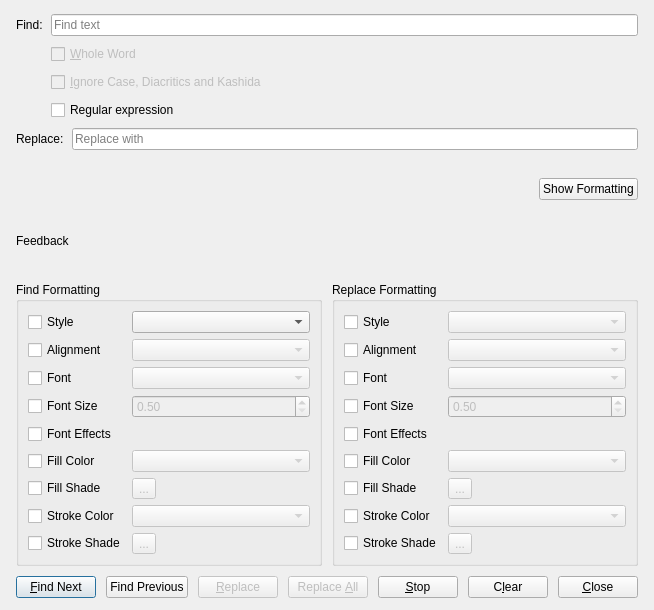
<?xml version="1.0" encoding="UTF-8"?>
<ui version="4.0">
 <class>SearchReplaceBase</class>
 <widget class="QDialog" name="SearchReplaceBase">
  <property name="windowModality">
   <enum>Qt::WindowModality::ApplicationModal</enum>
  </property>
  <property name="geometry">
   <rect>
    <x>0</x>
    <y>0</y>
    <width>620</width>
    <height>610</height>
   </rect>
  </property>
  <property name="sizePolicy">
   <sizepolicy hsizetype="Preferred" vsizetype="Preferred">
    <horstretch>0</horstretch>
    <verstretch>0</verstretch>
   </sizepolicy>
  </property>
  <property name="windowTitle">
   <string>Find &amp; Replace</string>
  </property>
  <property name="modal">
   <bool>true</bool>
  </property>
  <layout class="QVBoxLayout" name="verticalLayout">
   <property name="leftMargin">
    <number>16</number>
   </property>
   <property name="topMargin">
    <number>14</number>
   </property>
   <property name="rightMargin">
    <number>16</number>
   </property>
   <property name="bottomMargin">
    <number>12</number>
   </property>
   <property name="spacing">
    <number>10</number>
   </property>
   <item>
    <layout class="QVBoxLayout" name="searchReplaceLayout">
     <property name="spacing">
      <number>8</number>
     </property>
     <item>
      <layout class="QGridLayout" name="gridLayout_2">
       <item row="0" column="0">
        <widget class="QLabel" name="searchTextLabel">
         <property name="text">
          <string>Find:</string>
         </property>
        </widget>
       </item>
       <item row="0" column="1">
        <widget class="QLineEdit" name="searchTextValue">
         <property name="enabled">
          <bool>true</bool>
         </property>
         <property name="placeholderText">
          <string>Find text</string>
         </property>
         <property name="minimumSize">
          <size>
           <width>250</width>
           <height>0</height>
          </size>
         </property>
        </widget>
       </item>
       <item row="1" column="1">
        <widget class="QCheckBox" name="wholeWordsCheckBox">
         <property name="enabled">
          <bool>false</bool>
         </property>
         <property name="text">
          <string>&amp;Whole Word</string>
         </property>
        </widget>
       </item>
       <item row="2" column="1">
        <widget class="QCheckBox" name="ignoreCaseCheckBox">
         <property name="enabled">
          <bool>false</bool>
         </property>
         <property name="text">
          <string>&amp;Ignore Case, Diacritics and Kashida</string>
         </property>
        </widget>
       </item>
       <item row="3" column="1">
        <widget class="QCheckBox" name="regexCheckBox">
         <property name="text">
          <string>Regular expression</string>
         </property>
         <property name="toolTip">
          <string>Find and replace text using a regular expression.</string>
         </property>
        </widget>
       </item>
      </layout>
     </item>
     <item>
      <layout class="QGridLayout" name="gridLayout_4">
       <item row="0" column="0">
        <widget class="QLabel" name="replaceTextLabel">
         <property name="text">
          <string>Replace:</string>
         </property>
        </widget>
       </item>
       <item row="0" column="1">
        <widget class="QLineEdit" name="replaceTextValue">
         <property name="enabled">
          <bool>true</bool>
         </property>
         <property name="placeholderText">
          <string>Replace with</string>
         </property>
         <property name="minimumSize">
          <size>
           <width>250</width>
           <height>0</height>
          </size>
         </property>
        </widget>
       </item>
       <item row="2" column="1">
        <layout class="QHBoxLayout" name="horizontalLayout_2">
         <item>
          <spacer name="horizontalSpacer_2">
           <property name="orientation">
            <enum>Qt::Orientation::Horizontal</enum>
           </property>
           <property name="sizeHint" stdset="0">
            <size>
             <width>40</width>
             <height>20</height>
            </size>
           </property>
          </spacer>
         </item>
         <item>
          <widget class="QPushButton" name="collapseButton">
           <property name="text">
            <string>Show Formatting</string>
           </property>
          </widget>
         </item>
        </layout>
       </item>
       <item row="1" column="1">
        <spacer name="horizontalSpacer_3">
         <property name="orientation">
          <enum>Qt::Orientation::Horizontal</enum>
         </property>
         <property name="sizeHint" stdset="0">
          <size>
           <width>40</width>
           <height>20</height>
          </size>
         </property>
        </spacer>
       </item>
      </layout>
     </item>
    </layout>
   </item>
   <item>
    <widget class="QLabel" name="messageLabel">
     <property name="enabled">
      <bool>true</bool>
     </property>
     <property name="text">
      <string>Feedback</string>
     </property>
     <property name="statusMessage" stdset="0">
      <bool>true</bool>
     </property>
    </widget>
   </item>
   <item>
    <layout class="QHBoxLayout" name="horizontalLayout">
     <item>
      <widget class="QGroupBox" name="searchGroupBox">
       <property name="title">
        <string>Find Formatting</string>
       </property>
       <layout class="QGridLayout" name="gridLayout">
        <item row="11" column="1">
         <widget class="ColorCombo" name="searchStrokeColorComboBox">
          <property name="enabled">
           <bool>false</bool>
          </property>
         </widget>
        </item>
        <item row="5" column="1">
         <widget class="QComboBox" name="searchAlignmentComboBox">
          <property name="enabled">
           <bool>false</bool>
          </property>
         </widget>
        </item>
        <item row="11" column="0">
         <widget class="QCheckBox" name="searchStrokeColorCheckBox">
          <property name="text">
           <string>Stroke Color</string>
          </property>
         </widget>
        </item>
        <item row="10" column="1">
         <widget class="ShadeButton" name="searchFillShadeToolButton">
          <property name="enabled">
           <bool>false</bool>
          </property>
          <property name="text">
           <string>...</string>
          </property>
         </widget>
        </item>
        <item row="7" column="1">
         <widget class="ScrSpinBox" name="searchFontSizeSpinBox">
          <property name="enabled">
           <bool>false</bool>
          </property>
          <property name="minimum">
           <double>0.500000000000000</double>
          </property>
          <property name="maximum">
           <double>2048.000000000000000</double>
          </property>
         </widget>
        </item>
        <item row="5" column="0">
         <widget class="QCheckBox" name="searchAlignmentCheckBox">
          <property name="text">
           <string>Alignment</string>
          </property>
         </widget>
        </item>
        <item row="9" column="1">
         <widget class="ColorCombo" name="searchFillColorComboBox">
          <property name="enabled">
           <bool>false</bool>
          </property>
         </widget>
        </item>
        <item row="12" column="0">
         <widget class="QCheckBox" name="searchStrokeShadeCheckBox">
          <property name="text">
           <string>Stroke Shade</string>
          </property>
         </widget>
        </item>
        <item row="8" column="1">
         <widget class="StyleSelect" name="searchFontEffects" native="true">
          <property name="enabled">
           <bool>false</bool>
          </property>
         </widget>
        </item>
        <item row="7" column="0">
         <widget class="QCheckBox" name="searchFontSizeCheckBox">
          <property name="text">
           <string>Font Size</string>
          </property>
         </widget>
        </item>
        <item row="9" column="0">
         <widget class="QCheckBox" name="searchFillColorCheckBox">
          <property name="text">
           <string>Fill Color</string>
          </property>
         </widget>
        </item>
        <item row="6" column="0">
         <widget class="QCheckBox" name="searchFontCheckBox">
          <property name="text">
           <string>Font</string>
          </property>
         </widget>
        </item>
        <item row="8" column="0">
         <widget class="QCheckBox" name="searchFontEffectsCheckBox">
          <property name="text">
           <string>Font Effects</string>
          </property>
         </widget>
        </item>
        <item row="6" column="1">
         <widget class="FontCombo" name="searchFontComboBox">
          <property name="enabled">
           <bool>false</bool>
          </property>
         </widget>
        </item>
        <item row="12" column="1">
         <widget class="ShadeButton" name="searchStrokeShadeToolButton">
          <property name="enabled">
           <bool>false</bool>
          </property>
          <property name="text">
           <string>...</string>
          </property>
         </widget>
        </item>
        <item row="4" column="1">
         <widget class="QComboBox" name="searchStyleComboBox">
          <property name="sizePolicy">
           <sizepolicy hsizetype="Expanding" vsizetype="Fixed">
            <horstretch>0</horstretch>
            <verstretch>0</verstretch>
           </sizepolicy>
          </property>
         </widget>
        </item>
        <item row="10" column="0">
         <widget class="QCheckBox" name="searchFillShadeCheckBox">
          <property name="text">
           <string>Fill Shade</string>
          </property>
         </widget>
        </item>
        <item row="4" column="0">
         <widget class="QCheckBox" name="searchStyleCheckBox">
          <property name="text">
           <string>Style</string>
          </property>
         </widget>
        </item>
       </layout>
      </widget>
     </item>
     <item>
      <widget class="QGroupBox" name="replaceGroupBox">
       <property name="title">
        <string>Replace Formatting</string>
       </property>
       <layout class="QGridLayout" name="gridLayout_3">
        <item row="5" column="0">
         <widget class="QCheckBox" name="replaceFontEffectsCheckBox">
          <property name="text">
           <string>Font Effects</string>
          </property>
         </widget>
        </item>
        <item row="8" column="0">
         <widget class="QCheckBox" name="replaceStrokeColorCheckBox">
          <property name="text">
           <string>Stroke Color</string>
          </property>
         </widget>
        </item>
        <item row="1" column="0">
         <widget class="QCheckBox" name="replaceStyleCheckBox">
          <property name="text">
           <string>Style</string>
          </property>
         </widget>
        </item>
        <item row="2" column="0">
         <widget class="QCheckBox" name="replaceAlignmentCheckBox">
          <property name="text">
           <string>Alignment</string>
          </property>
         </widget>
        </item>
        <item row="6" column="0">
         <widget class="QCheckBox" name="replaceFillColorCheckBox">
          <property name="text">
           <string>Fill Color</string>
          </property>
         </widget>
        </item>
        <item row="3" column="0">
         <widget class="QCheckBox" name="replaceFontCheckBox">
          <property name="text">
           <string>Font</string>
          </property>
         </widget>
        </item>
        <item row="4" column="0">
         <widget class="QCheckBox" name="replaceFontSizeCheckBox">
          <property name="text">
           <string>Font Size</string>
          </property>
         </widget>
        </item>
        <item row="9" column="0">
         <widget class="QCheckBox" name="replaceStrokeShadeCheckBox">
          <property name="text">
           <string>Stroke Shade</string>
          </property>
         </widget>
        </item>
        <item row="7" column="0">
         <widget class="QCheckBox" name="replaceFillShadeCheckBox">
          <property name="text">
           <string>Fill Shade</string>
          </property>
         </widget>
        </item>
        <item row="1" column="1">
         <widget class="QComboBox" name="replaceStyleComboBox">
          <property name="enabled">
           <bool>false</bool>
          </property>
          <property name="sizePolicy">
           <sizepolicy hsizetype="Expanding" vsizetype="Fixed">
            <horstretch>0</horstretch>
            <verstretch>0</verstretch>
           </sizepolicy>
          </property>
         </widget>
        </item>
        <item row="5" column="1">
         <widget class="StyleSelect" name="replaceFontEffects" native="true">
          <property name="enabled">
           <bool>false</bool>
          </property>
         </widget>
        </item>
        <item row="4" column="1">
         <widget class="ScrSpinBox" name="replaceFontSizeSpinBox">
          <property name="enabled">
           <bool>false</bool>
          </property>
          <property name="minimum">
           <double>0.500000000000000</double>
          </property>
          <property name="maximum">
           <double>2048.000000000000000</double>
          </property>
         </widget>
        </item>
        <item row="3" column="1">
         <widget class="FontCombo" name="replaceFontComboBox">
          <property name="enabled">
           <bool>false</bool>
          </property>
         </widget>
        </item>
        <item row="2" column="1">
         <widget class="QComboBox" name="replaceAlignmentComboBox">
          <property name="enabled">
           <bool>false</bool>
          </property>
         </widget>
        </item>
        <item row="6" column="1">
         <widget class="ColorCombo" name="replaceFillColorComboBox">
          <property name="enabled">
           <bool>false</bool>
          </property>
         </widget>
        </item>
        <item row="7" column="1">
         <widget class="ShadeButton" name="replaceFillShadeToolButton">
          <property name="enabled">
           <bool>false</bool>
          </property>
          <property name="text">
           <string>...</string>
          </property>
         </widget>
        </item>
        <item row="8" column="1">
         <widget class="ColorCombo" name="replaceStrokeColorComboBox">
          <property name="enabled">
           <bool>false</bool>
          </property>
         </widget>
        </item>
        <item row="9" column="1">
         <widget class="ShadeButton" name="replaceStrokeShadeToolButton">
          <property name="enabled">
           <bool>false</bool>
          </property>
          <property name="text">
           <string>...</string>
          </property>
         </widget>
        </item>
       </layout>
      </widget>
     </item>
    </layout>
   </item>
   <item>
    <layout class="QHBoxLayout" name="horizontalLayout_3">
     <item>
      <widget class="QPushButton" name="searchButton">
       <property name="text">
        <string>&amp;Find Next</string>
       </property>
       <property name="default">
        <bool>true</bool>
       </property>
      </widget>
     </item>
     <item>
      <widget class="QPushButton" name="previousButton">
       <property name="text">
        <string>Find Previous</string>
       </property>
      </widget>
     </item>
     <item>
      <widget class="QPushButton" name="replaceButton">
       <property name="enabled">
        <bool>false</bool>
       </property>
       <property name="text">
        <string>&amp;Replace</string>
       </property>
      </widget>
     </item>
     <item>
      <widget class="QPushButton" name="replaceAllButton">
       <property name="enabled">
        <bool>false</bool>
       </property>
       <property name="text">
        <string>Replace &amp;All</string>
       </property>
      </widget>
     </item>
     <item>
      <widget class="QPushButton" name="stopButton">
       <property name="enabled">
        <bool>true</bool>
       </property>
       <property name="text">
        <string>&amp;Stop</string>
       </property>
      </widget>
     </item>
     <item>
      <spacer name="horizontalSpacer">
       <property name="orientation">
        <enum>Qt::Orientation::Horizontal</enum>
       </property>
       <property name="sizeHint" stdset="0">
        <size>
         <width>40</width>
         <height>20</height>
        </size>
       </property>
      </spacer>
     </item>
     <item>
      <widget class="QPushButton" name="clearButton">
       <property name="text">
        <string>C&amp;lear</string>
       </property>
      </widget>
     </item>
     <item>
      <widget class="QPushButton" name="closeButton">
       <property name="text">
        <string>&amp;Close</string>
       </property>
      </widget>
     </item>
    </layout>
   </item>
  </layout>
 </widget>
 <customwidgets>
  <customwidget>
   <class>ScrSpinBox</class>
   <extends>QDoubleSpinBox</extends>
   <header>ui/scrspinbox.h</header>
  </customwidget>
  <customwidget>
   <class>StyleSelect</class>
   <extends>QWidget</extends>
   <header>ui/styleselect.h</header>
   <container>1</container>
  </customwidget>
  <customwidget>
   <class>FontCombo</class>
   <extends>QComboBox</extends>
   <header>ui/fontcombo.h</header>
  </customwidget>
  <customwidget>
   <class>ColorCombo</class>
   <extends>QComboBox</extends>
   <header>ui/colorcombo.h</header>
  </customwidget>
  <customwidget>
   <class>ShadeButton</class>
   <extends>QToolButton</extends>
   <header>ui/shadebutton.h</header>
  </customwidget>
 </customwidgets>
 <tabstops>
  <tabstop>searchTextValue</tabstop>
  <tabstop>replaceTextValue</tabstop>
  <tabstop>searchButton</tabstop>
  <tabstop>replaceButton</tabstop>
  <tabstop>replaceAllButton</tabstop>
  <tabstop>wholeWordsCheckBox</tabstop>
  <tabstop>ignoreCaseCheckBox</tabstop>
  <tabstop>regexCheckBox</tabstop>
  <tabstop>collapseButton</tabstop>
  <tabstop>searchStyleCheckBox</tabstop>
  <tabstop>searchStyleComboBox</tabstop>
  <tabstop>replaceStyleCheckBox</tabstop>
  <tabstop>replaceStyleComboBox</tabstop>
  <tabstop>searchAlignmentCheckBox</tabstop>
  <tabstop>searchAlignmentComboBox</tabstop>
  <tabstop>replaceAlignmentCheckBox</tabstop>
  <tabstop>replaceAlignmentComboBox</tabstop>
  <tabstop>searchFontCheckBox</tabstop>
  <tabstop>searchFontComboBox</tabstop>
  <tabstop>replaceFontCheckBox</tabstop>
  <tabstop>replaceFontComboBox</tabstop>
  <tabstop>searchFontSizeCheckBox</tabstop>
  <tabstop>searchFontSizeSpinBox</tabstop>
  <tabstop>replaceFontSizeCheckBox</tabstop>
  <tabstop>replaceFontSizeSpinBox</tabstop>
  <tabstop>searchFontEffectsCheckBox</tabstop>
  <tabstop>replaceFontEffectsCheckBox</tabstop>
  <tabstop>searchFillColorCheckBox</tabstop>
  <tabstop>searchFillColorComboBox</tabstop>
  <tabstop>replaceFillColorCheckBox</tabstop>
  <tabstop>replaceFillColorComboBox</tabstop>
  <tabstop>searchFillShadeCheckBox</tabstop>
  <tabstop>searchFillShadeToolButton</tabstop>
  <tabstop>replaceFillShadeCheckBox</tabstop>
  <tabstop>replaceFillShadeToolButton</tabstop>
  <tabstop>searchStrokeColorCheckBox</tabstop>
  <tabstop>searchStrokeColorComboBox</tabstop>
  <tabstop>replaceStrokeColorCheckBox</tabstop>
  <tabstop>replaceStrokeColorComboBox</tabstop>
  <tabstop>searchStrokeShadeCheckBox</tabstop>
  <tabstop>searchStrokeShadeToolButton</tabstop>
  <tabstop>replaceStrokeShadeCheckBox</tabstop>
  <tabstop>replaceStrokeShadeToolButton</tabstop>
  <tabstop>clearButton</tabstop>
  <tabstop>closeButton</tabstop>
 </tabstops>
 <resources/>
 <connections/>
</ui>
